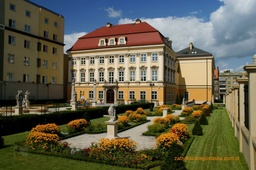
#> input picture dd1.JPG, 256 x 170 px, shrunk from 1000 x 665 before the run, found by its file name
$ python main.py
#> lines starting #> are read from the running program, lines starting #| are printed output that depends on the picture
### points_operations.py
import cv2 as cv
import numpy as np


def get_key_points_and_features(img_name):
    img = cv.imread(img_name)
    color = cv.cvtColor(img, cv.COLOR_BGR2RGB)
    sift = cv.xfeatures2d.SIFT_create()
    kp, des = sift.detectAndCompute(color, None)
    return kp, np.asarray(des), color


def compute_distances_for_image_key_point(key_point_features, img_features):
    return np.sum(np.abs((img_features - key_point_features.reshape((1, 128)))), axis=1)


def find_key_point_nearest_neighbour(list_of_distances):
    return np.argmin(list_of_distances)


def get_neighbours(fst_image, snd_image):
    point_neighbour_list = []
    for index, value in enumerate(fst_image):
        distances = compute_distances_for_image_key_point(value, snd_image)
        neighbour_index = find_key_point_nearest_neighbour(distances)
        point_neighbour_list.append((index, neighbour_index))

    for index, value in enumerate(snd_image):
        distance = compute_distances_for_image_key_point(value, fst_image)
        neighbour_index = find_key_point_nearest_neighbour(distance)
        point_neighbour_list.append((neighbour_index, index))
    return point_neighbour_list


def get_pairs_of_key_points(list_of_neighbours):
    return [x for (i, x) in enumerate(list_of_neighbours) if x in list_of_neighbours[i + 1:]]


def get_coords_of_points_pairs(fst_image_points, snd_image_points, list_of_pairs):
    return [[(fst_image_points[fst_index].pt[0], fst_image_points[fst_index].pt[1]),
             (snd_image_points[snd_index].pt[0], snd_image_points[snd_index].pt[1])]
            for (fst_index, snd_index) in list_of_pairs]


def point_n_neighbors_indexes(point_features, image_features, num_of_neighbours):
    distances = compute_distances_for_image_key_point(point_features, image_features)
    return np.argsort(distances)[1:num_of_neighbours]


def find_neighbors_for_key_pair(pair, img1, img2, num_of_neighbors):
    fst_index = pair[0]
    snd_index = pair[1]
    fst_indexes = point_n_neighbors_indexes(img1[fst_index].reshape((1, 128)), img1, num_of_neighbors)
    snd_indexes = point_n_neighbors_indexes(img2[snd_index].reshape((1, 128)), img2, num_of_neighbors)
    return (fst_index, fst_indexes), (snd_index, snd_indexes)


def get_key_points_pairs_and_its_neighbors(list_of_key_points_pairs, img1, img2, num_of_neighbors):
    return [find_neighbors_for_key_pair(pair, img1, img2, num_of_neighbors) for pair in
            list_of_key_points_pairs]


# return (img1_index, img2_index), num_of_cohesion
def count_cohesion_of_the_neighborhood_of_key_points(key_points_pair_and_its_neighbors, list_of_key_points_pairs):
    num_of_cohesion = 0
    for key_points_pair in list_of_key_points_pairs:
        if (key_points_pair[0] in key_points_pair_and_its_neighbors[0][1]) and (
                key_points_pair[1] in key_points_pair_and_its_neighbors[1][1]):
            num_of_cohesion += 1
    return (key_points_pair_and_its_neighbors[0][0], key_points_pair_and_its_neighbors[1][0]), num_of_cohesion


def get_points_and_its_cohesion(list_of_key_points_pairs_and_its_neighbors, list_of_key_points_pairs):
    return [count_cohesion_of_the_neighborhood_of_key_points(pair, list_of_key_points_pairs) for pair in
            list_of_key_points_pairs_and_its_neighbors]


def get_points_with_more_than_min_cohesion(list_of_points_and_its_cohesion, min_cohesion):
    return [coords for (coords, coh) in list_of_points_and_its_cohesion if coh > min_cohesion]


# [6 lines left out: function remove_duplicates, not called in this run]

### ransac.py
import random

import cv2
import numpy as np


def get_n_random_values_from_list(given_list, n):
    random.shuffle(given_list)
    return given_list[:n]


def adjust_list_of_key_pair_for_affine_transformation_input(list_of_key_points_pairs_coords):
    fst_img_points_coords = [[fst_image_coords[0], fst_image_coords[1]] for
                             fst_image_coords, _ in list_of_key_points_pairs_coords]
    snd_img_points_coords = [[snd_image_coords[0], snd_image_coords[1]] for
                             _, snd_image_coords in list_of_key_points_pairs_coords]
    return np.float32(fst_img_points_coords), np.float32(snd_img_points_coords)


# [4 lines left out: function calculate_affine_transformation, not called in this run]


def calculate_perspective_transformation(key_pair_for_transformation):
    result = cv2.getPerspectiveTransform(key_pair_for_transformation[0],
                                         key_pair_for_transformation[1])
    return result


def calculate_transform_point_coords(transformation, point_coords):
    return transformation @ point_coords


# [5 lines of commented-out code are left out]


def model_error(model, key_point_pair_coords):
    fst_img_point_coords = np.append(np.asarray(key_point_pair_coords[0]), 1).reshape([3, 1])
    snd_img_point_coords = np.append(np.asarray(key_point_pair_coords[1]), 1).reshape([3, 1])
    transform_point = calculate_transform_point_coords(model, fst_img_point_coords)
    return np.linalg.norm(transform_point - snd_img_point_coords, ord=2)


# [9 lines of commented-out code are left out]


# [12 lines left out: function create_point_matrix, not called in this run]


def ransac(list_of_key_points_pairs_coords, num_of_iteration, num_of_samples, max_error):
    best_model = None
    best_score = 0
    best_inlainers = []
    for i in range(0, num_of_iteration):
        inliners = []
        score = 0
        sample = get_n_random_values_from_list(list_of_key_points_pairs_coords, num_of_samples)
        coords_of_points = adjust_list_of_key_pair_for_affine_transformation_input(sample)
        # model = calculate_affine_transformation(coords_of_points)
        model = calculate_perspective_transformation(coords_of_points)
        for pair in list_of_key_points_pairs_coords:
            error = model_error(model, pair)
            print(error)
            if error < max_error:
                score += 1
                inliners.append(pair)
        if score > best_score:
            best_score = score
            best_model = model
            best_inlainers = inliners
    return best_model, best_inlainers

### display.py
from matplotlib import pyplot as plt


def show_images_with_points(image, points_coords, first_sift):
    plt.imshow(image)
    plt.plot(([points[0][0] for points in points_coords],
              [points[1][0] for points in points_coords]),
             ([points[0][1] for points in points_coords],
              [points[1][1] + first_sift[2].shape[0] for points in points_coords]))
    plt.show()

### main.py
from timeit import default_timer as timer
import datetime

from display import show_images_with_points

from points_operations import *
from ransac import ransac

# fst_image = "s21.jpg"
# snd_image = "s22.jpg"

fst_image = "dd1.jpg"
snd_image = "dd2.jpg"


first_sift = get_key_points_and_features(fst_image)
#> in get_key_points_and_features, img is the input picture: shape (170, 256, 3); mean B, G, R 76.5, 95.6, 99.3
#> in get_key_points_and_features, `kp, des = sift.detectAndCompute(color, None)`: kp = 489 keypoints; strongest (x, y, size): (116, 40, 2.2), (106, 41, 2.1), (181, 118, 2.2), (126, 39, 1.9)
second_sift = get_key_points_and_features(snd_image)
#> call 2 of get_key_points_and_features, with img_name = 'dd2.jpg'
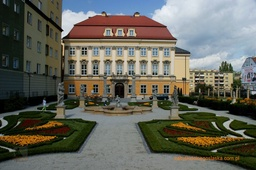
#> input picture dd2.JPG, 256 x 170 px, shrunk from 1000 x 665 before the run, found by its file name
#> in get_key_points_and_features, img is the input picture: shape (170, 256, 3); mean B, G, R 90.6, 100.4, 100.3
#> in get_key_points_and_features (call 2), `kp, des = sift.detectAndCompute(color, None)`: kp = 437 keypoints; strongest (x, y, size): (215, 151, 2), (61, 30, 2), (64, 34, 3.8), (213, 123, 2.2)

image = np.concatenate((first_sift[2], second_sift[2]))
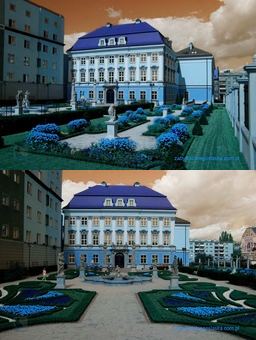
#> image: shape (340, 256, 3); mean of channels 0, 1, 2 99.8, 98, 83.5; drawn as B, G, R
neighbours = get_neighbours(first_sift[1], second_sift[1])
#> the loop in get_neighbours, `for index, value in enumerate(fst_image):` made 489 passes
#> neighbour_index on passes 1 to 3: 262, 23, 24
#> after the loop in get_neighbours, `for index, value in enumerate(fst_image):`: point_neighbour_list = 489 pairs, first value 0 to 488, second value 0 to 434
#> the loop in get_neighbours, `for index, value in enumerate(snd_image):` made 437 passes
#> neighbour_index on passes 1 to 3: 443, 189, 117
#> after the loop in get_neighbours, `for index, value in enumerate(snd_image):`: point_neighbour_list = 926 pairs, first value 0 to 488, second value 0 to 436
#> neighbours has the same summary as point_neighbour_list in get_neighbours
points_pairs = get_pairs_of_key_points(neighbours)
#> points_pairs = 136 pairs, first value 5 to 487, second value 1 to 434
# points_coords = get_coords_of_points_pairs(first_sift[0], second_sift[0], points_pairs)

#COHESION
key_points_pairs_and_its_neighbors = get_key_points_pairs_and_its_neighbors(points_pairs, first_sift[1], second_sift[1],
                                                                            50)
#> key_points_pairs_and_its_neighbors = 136 items
points_with_cohesion = get_points_and_its_cohesion(key_points_pairs_and_its_neighbors, points_pairs)
#> points_with_cohesion = 136 items
points_with_accepted_cohesion = get_points_with_more_than_min_cohesion(points_with_cohesion, 10)
#> points_with_accepted_cohesion = [(123, 105), (137, 112), (141, 122), (150, 403), (261, 365), (269, 352)]
points_coords = get_coords_of_points_pairs(first_sift[0], second_sift[0], points_with_accepted_cohesion)
#> points_coords = [[(78.46, 57.86), (78.01, 47.2)], [(82.88, 62.46), (83.99, 52)], [(86.85, 78.97), (89.58, 70.61)], [(90.22, 73.2), (234, 101.2)], [(125.8, 102.8), (205.5, 96.76)], [(129.7, 51.93), (197.3, 140.2)]]

# #RANSAC:
start_time = datetime.datetime.now()
print(start_time)
# points_coords = get_coords_of_points_pairs(first_sift[0], second_sift[0], points_pairs)
get_points_after_transformation = ransac(points_coords, 100, 4, 50)[1]
#> the loop in ransac, `for i in range(0, num_of_iteration):` made 100 passes
#> (snd_img_points_coords in adjust_list_of_key_pair_for_affine_transformation_input, best_score) on pass 1: ([[205.5, 96.76], [89.58, 70.61], [83.99, 52], [78.01, 47.2]], 1)
#> snd_img_points_coords in adjust_list_of_key_pair_for_affine_transformation_input on passes 4, 6, 7, 8, 10, 12: [[83.99, 52], [78.01, 47.2], [89.58, 70.61], [234, 101.2]], [[197.3, 140.2], [234, 101.2], [83.99, 52], [205.5, 96.76]], [[197.3, 140.2], [234, 101.2], [83.99, 52], [78.01, 47.2]], [[83.99, 52], [234, 101.2], [78.01, 47.2], [89.58, 70.61]], [[205.5, 96.76], [83.99, 52], [89.58, 70.61], [78.01, 47.2]], [[83.99, 52], [89.58, 70.61], [234, 101.2], [78.01, 47.2]]
end_time = datetime.datetime.now()
elapsed_time = end_time - start_time
print(end_time)
print(elapsed_time.seconds)
show_images_with_points(image, get_points_after_transformation, first_sift)
#> in show_images_with_points, `plt.show()`:
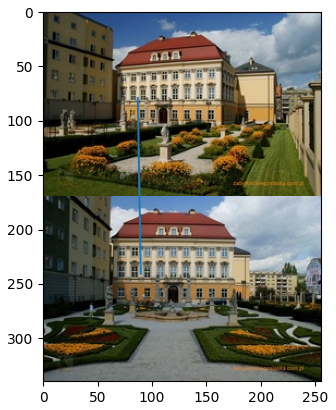
#> figure drawn by matplotlib, 1 panel
